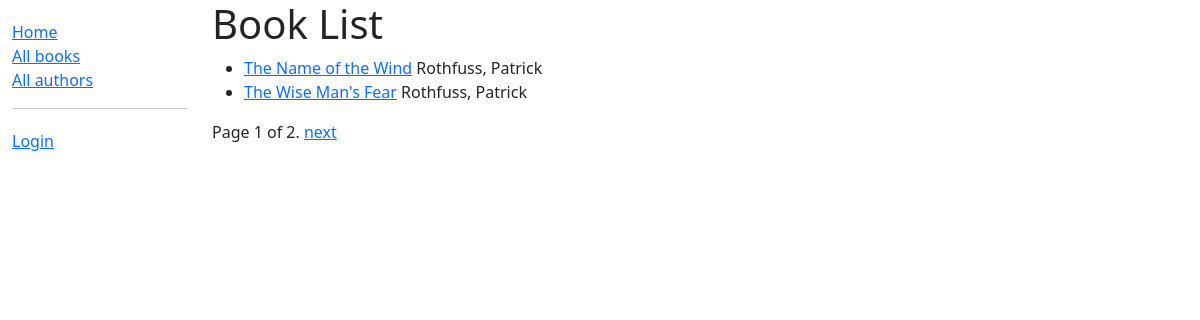
/catalog/books/, run on the app's committed database.
### catalog/models.py (models this page shows, shortened)
class Book(models.Model):
    title = models.CharField(max_length=200)
    author = models.ForeignKey(Author, on_delete=models.SET_NULL, null=True)
    summary = models.TextField(max_length=1000, help_text='Enter a brief description of the book')
    isbn = models.CharField('ISBN', max_length=13, unique=True, help_text='13 Character <a href="https://www.isbn-international.org/content/what-isbn">ISBN number</a>')
    genre = models.ManyToManyField(Genre, help_text='Select a genre for this book')
    language = models.ForeignKey(Language, on_delete=models.SET_NULL, null=True)
    def get_absolute_url(self):
        return reverse('book-detail', args=[str(self.id)])
    def display_genre(self):
        return ', '.join(genre.name for genre in self.genre.all()[:3])
    display_genre.short_description = 'Genre'

class Author(models.Model):
    first_name = models.CharField(max_length=100)
    last_name = models.CharField(max_length=100)
    date_of_birth = models.DateField(null=True, blank=True)
    date_of_death = models.DateField('Died', null=True, blank=True)
    class Meta:
        ordering = ['last_name', 'first_name']
    def __str__(self):
        return f'{self.last_name}, {self.first_name}'

### catalog/views.py (the view)
# urls.py: path('books/', views.BookListView.as_view(), name='books'),
class BookListView(ListView):
    model = Book
    paginate_by = 2
    def get_context_data(self, **kwargs):
        context = super(BookListView, self).get_context_data(**kwargs)
        context['some_data'] = 'This is just some data'
        return context

### catalog/templates/catalog/book_list.html
{% extends 'base_generic.html' %}
{% block content %}
    <h1>Book List</h1>
    {% if book_list %}
    <ul>
        {% for book in book_list %}
            <li>
                <a href="{{ book.get_absolute_url }}">{{ book.title }}</a> {{ book.author }}
            </li>
        {% endfor %}
    </ul>
    {% else %}
        <p>There are no books in the library.</p>
    {% endif %}
{% endblock content %}

### data on the page
Book: title "The Name of the Wind", author "Rothfuss, Patrick"
Book: title "The Wise Man's Fear", author "Rothfuss, Patrick"

### other printed values
{{ page_obj.number }} "1"
{{ page_obj.paginator.num_pages }} "2"
